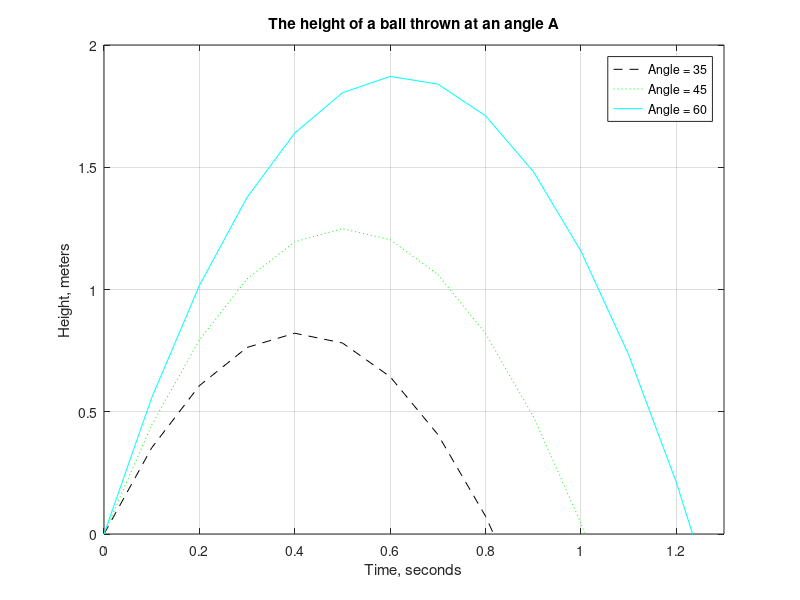

Source code (MATLAB): (Note: this script raises an error after producing the figure.)
% HW 6 Plotting
% Braxton Phillips
% 7658601907
% Feb. 26, 2019
clear
clc

t = [0:.1:1.3];
v = 7;
g = 9.81;
%Pot at 35 degrees
A1 = 35;
h1 = v.*t.*sind(A1)-(1/2).*g.*t.^2;
%Pot at 45 degrees
A2 = 45;

h2 = v.*t.*sind(A2)-(1/2).*g.*t.^2;

%Pot at 60 degrees
A3 = 60;
h3 = v.*t.*sind(A3)-(1/2).*g.*t.^2;

%Plotting
figure
plot(t, h1, '--k', t, h2, ':g', t, h3, '-c')
title('The height of a ball thrown at an angle A')
xlabel('Time, seconds')
ylabel('Height, meters')
legend('Angle = 35','Angle = 45','Angle = 60');
grid on
axis([0 1.3 0 2]) %restrics deminsions of graph
%gtext allows placement of text whereever cursor is placed
gtext('Braxton Phillips')
